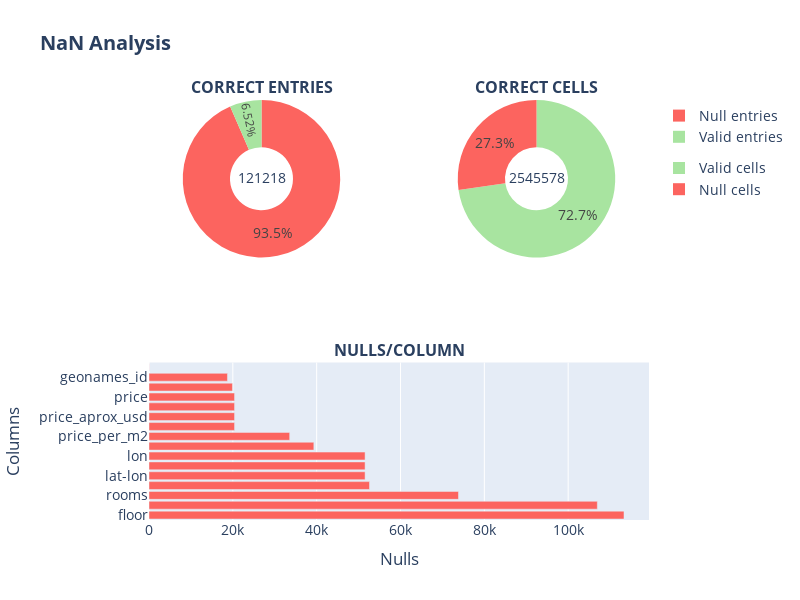

Source (notebook cell):
### Code cell
fig = dat_insights(df, '', rtn=False)
fig.update_layout(title='<b>NaN Analysis')

### Figure 1 — Plotly figure (JSON) as saved in the notebook; plotly's stock layout.template omitted (floating-point values rounded to 4 significant figures)
{"data": [{"domain": {"x": [0, 0.45], "y": [0.625, 1]}, "hole": 0.4, "labels": ["Null entries", "Valid entries"], "legendgroup": "apie", "marker": {"colors": ["#FC645F", "#A8E4A0", "#7088FF", "#FEB1AF"]}, "name": "Correct entries", "textposition": "inside", "title": {"text": "121218"}, "type": "pie", "values": [113319, 7899]}, {"domain": {"x": [0.55, 1], "y": [0.625, 1]}, "hole": 0.4, "labels": ["Null cells", "Valid cells"], "legendgroup": "pie", "marker": {"colors": ["#FC645F", "#A8E4A0", "#7088FF", "#FEB1AF"]}, "name": "Correct cells", "textposition": "inside", "title": {"text": "2545578"}, "type": "pie", "values": [694525, 1851053]}, {"marker": {"color": "#FC645F"}, "name": "Nulls/Column", "orientation": "h", "showlegend": false, "textposition": "inside", "type": "bar", "x": [113319, 106956, 73828, 52601, 51549, 51549, 51549, 39326, 33561, 20411, 20410, 20410, 20410, 19906, 18717, 23], "xaxis": "x", "y": ["floor", "expenses", "rooms", "price_usd_per_m2", "lat-lon", "lat", "lon", "surface_total_in_m2", "price_per_m2", "currency", "price_aprox_usd", "price_aprox_local_currency", "price", "surface_covered_in_m2", "geonames_id", "place_name"], "yaxis": "y"}], "layout": {"annotations": [{"font": {"size": 16}, "showarrow": false, "text": "<b>CORRECT ENTRIES</b>", "x": 0.225, "xanchor": "center", "xref": "paper", "y": 1, "yanchor": "bottom", "yref": "paper"}, {"font": {"size": 16}, "showarrow": false, "text": "<b>CORRECT CELLS", "x": 0.775, "xanchor": "center", "xref": "paper", "y": 1, "yanchor": "bottom", "yref": "paper"}, {"font": {"size": 16}, "showarrow": false, "text": "<b>NULLS/COLUMN</b>", "x": 0.5, "xanchor": "center", "xref": "paper", "y": 0.375, "yanchor": "bottom", "yref": "paper"}], "font": {"size": 14}, "height": 600, "title": {"text": "<b>NaN Analysis"}, "width": 800, "xaxis": {"anchor": "y", "domain": [0, 1], "title": {"text": "Nulls"}}, "xaxis2": {"anchor": "y2", "domain": [0.55, 1]}, "yaxis": {"anchor": "x", "domain": [0, 0.375], "title": {"text": "Columns"}}, "yaxis2": {"anchor": "x2", "domain": [0, 0.375]}}}
